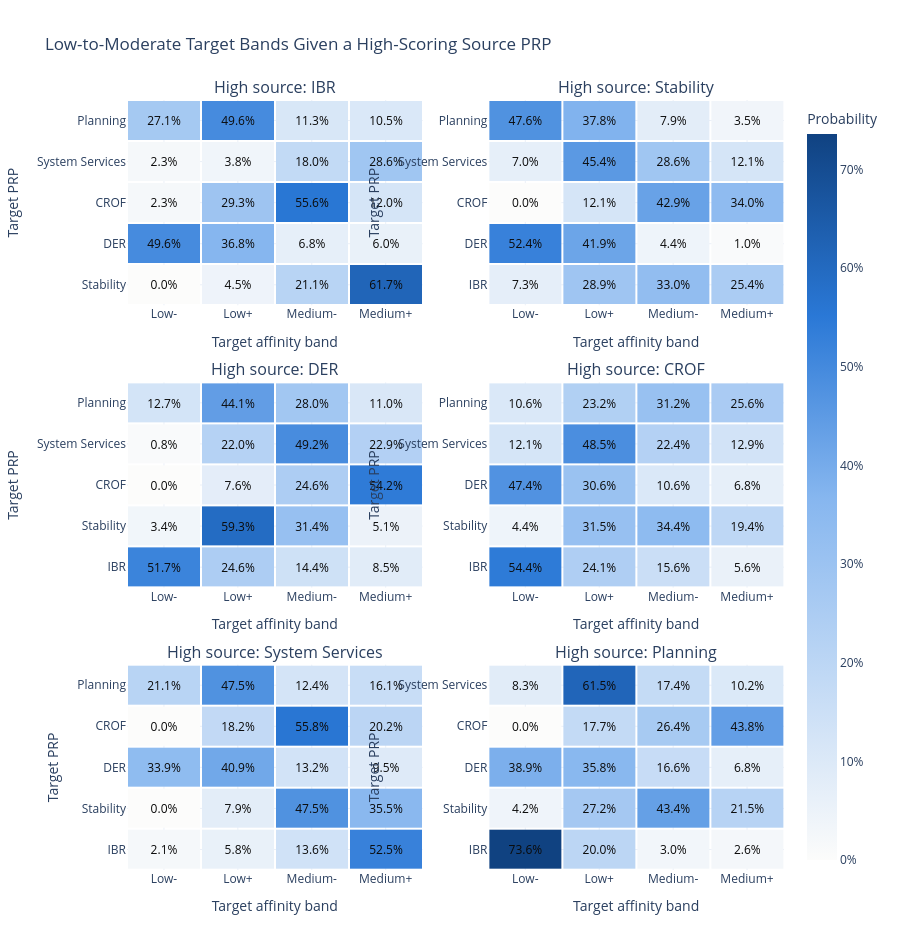

Notebook code cell kept with this figure:
### Code cell
import plotly.graph_objects as go
from plotly.subplots import make_subplots

source_prp_heatmaps = {}
for source_prp in programme_order:
    source_prp_heatmaps[source_prp] = (
        source_target_band_diversification_summary
        .query("Source_PRP == @source_prp")
        .pivot(
            index="Target_PRP",
            columns="Affinity_Band",
            values="Probability_of_Target_PRP_Band_given_High_Source_PRP",
        )
        .reindex(
            index=[prp for prp in programme_order if prp != source_prp],
            columns=target_band_order,
        )
    )

heatmap_figure = make_subplots(
    rows=3,
    cols=2,
    subplot_titles=[f"High source: {source_prp}" for source_prp in programme_order],
    vertical_spacing=0.1,
)

for index, source_prp in enumerate(programme_order):
    source_prp_heatmap = source_prp_heatmaps[source_prp]
    heatmap_figure.add_trace(
        go.Heatmap(
            z=source_prp_heatmap,
            x=source_prp_heatmap.columns,
            y=source_prp_heatmap.index,
            coloraxis="coloraxis",
            texttemplate="%{z:.1%}",
            textfont={"color": "#0b0b0b"},
            xgap=2,
            ygap=2,
            hovertemplate=(
                f"High source PRP: {source_prp}<br>"
                "Target PRP: %{y}<br>"
                "Affinity band: %{x}<br>"
                "Probability: %{z:.1%}<extra></extra>"
            ),
        ),
        row=index // 2 + 1,
        col=index % 2 + 1,
    )

heatmap_figure.update_layout(
    title="Target Affinity Bands Given a High-Scoring Source PRP",
    height=950,
    template="plotly_white",
    coloraxis={
        "colorscale": [
            [0, "#fcfcfb"],
            [0.5, "#86b6ef"],
            [0.75, "#2a78d6"],
            [1, "#104281"],
        ],
        "cmin": 0,
        "cmax": source_target_band_diversification_summary[
            "Probability_of_Target_PRP_Band_given_High_Source_PRP"
        ].max(),
        "colorbar": {"title": "Probability", "tickformat": ".0%"},
    },
)
heatmap_figure.update_xaxes(title_text="Target affinity band")
heatmap_figure.update_yaxes(title_text="Target PRP")
heatmap_figure.show()

### Figure 1 — Plotly figure (JSON) as saved in the notebook; plotly's stock layout.template omitted (floating-point values rounded to 4 significant figures)
{"data": [{"coloraxis": "coloraxis", "hovertemplate": "High source PRP: IBR<br>Target PRP: %{y}<br>Affinity band: %{x}<br>Probability: %{z:.1%}<extra></extra>", "textfont": {"color": "#0b0b0b"}, "texttemplate": "%{z:.1%}", "type": "heatmap", "x": ["Low-", "Low+", "Medium-", "Medium+"], "xaxis": "x", "xgap": 2, "y": ["Stability", "DER", "CROF", "System Services", "Planning"], "yaxis": "y", "ygap": 2, "z": [[0.0, 0.04511, 0.2105, 0.6165], [0.4962, 0.3684, 0.06767, 0.06015], [0.02256, 0.2932, 0.5564, 0.1203], [0.02256, 0.03759, 0.1805, 0.2857], [0.2707, 0.4962, 0.1128, 0.1053]]}, {"coloraxis": "coloraxis", "hovertemplate": "High source PRP: Stability<br>Target PRP: %{y}<br>Affinity band: %{x}<br>Probability: %{z:.1%}<extra></extra>", "textfont": {"color": "#0b0b0b"}, "texttemplate": "%{z:.1%}", "type": "heatmap", "x": ["Low-", "Low+", "Medium-", "Medium+"], "xaxis": "x2", "xgap": 2, "y": ["IBR", "DER", "CROF", "System Services", "Planning"], "yaxis": "y2", "ygap": 2, "z": [[0.07302, 0.2889, 0.3302, 0.254], [0.5238, 0.419, 0.04444, 0.009524], [0.0, 0.1206, 0.4286, 0.3397], [0.06984, 0.454, 0.2857, 0.1206], [0.4762, 0.3778, 0.07937, 0.03492]]}, {"coloraxis": "coloraxis", "hovertemplate": "High source PRP: DER<br>Target PRP: %{y}<br>Affinity band: %{x}<br>Probability: %{z:.1%}<extra></extra>", "textfont": {"color": "#0b0b0b"}, "texttemplate": "%{z:.1%}", "type": "heatmap", "x": ["Low-", "Low+", "Medium-", "Medium+"], "xaxis": "x3", "xgap": 2, "y": ["IBR", "Stability", "CROF", "System Services", "Planning"], "yaxis": "y3", "ygap": 2, "z": [[0.5169, 0.2458, 0.1441, 0.08475], [0.0339, 0.5932, 0.3136, 0.05085], [0.0, 0.07627, 0.2458, 0.5424], [0.008475, 0.2203, 0.4915, 0.2288], [0.1271, 0.4407, 0.2797, 0.1102]]}, {"coloraxis": "coloraxis", "hovertemplate": "High source PRP: CROF<br>Target PRP: %{y}<br>Affinity band: %{x}<br>Probability: %{z:.1%}<extra></extra>", "textfont": {"color": "#0b0b0b"}, "texttemplate": "%{z:.1%}", "type": "heatmap", "x": ["Low-", "Low+", "Medium-", "Medium+"], "xaxis": "x4", "xgap": 2, "y": ["IBR", "Stability", "DER", "System Services", "Planning"], "yaxis": "y4", "ygap": 2, "z": [[0.5441, 0.2412, 0.1559, 0.05588], [0.04412, 0.3147, 0.3441, 0.1941], [0.4735, 0.3059, 0.1059, 0.06765], [0.1206, 0.4853, 0.2235, 0.1294], [0.1059, 0.2324, 0.3118, 0.2559]]}, {"coloraxis": "coloraxis", "hovertemplate": "High source PRP: System Services<br>Target PRP: %{y}<br>Affinity band: %{x}<br>Probability: %{z:.1%}<extra></extra>", "textfont": {"color": "#0b0b0b"}, "texttemplate": "%{z:.1%}", "type": "heatmap", "x": ["Low-", "Low+", "Medium-", "Medium+"], "xaxis": "x5", "xgap": 2, "y": ["IBR", "Stability", "DER", "CROF", "Planning"], "yaxis": "y5", "ygap": 2, "z": [[0.02066, 0.05785, 0.1364, 0.5248], [0.0, 0.07851, 0.4752, 0.3554], [0.3388, 0.4091, 0.1322, 0.09504], [0.0, 0.1818, 0.5579, 0.2025], [0.2107, 0.4752, 0.124, 0.1612]]}, {"coloraxis": "coloraxis", "hovertemplate": "High source PRP: Planning<br>Target PRP: %{y}<br>Affinity band: %{x}<br>Probability: %{z:.1%}<extra></extra>", "textfont": {"color": "#0b0b0b"}, "texttemplate": "%{z:.1%}", "type": "heatmap", "x": ["Low-", "Low+", "Medium-", "Medium+"], "xaxis": "x6", "xgap": 2, "y": ["IBR", "Stability", "DER", "CROF", "System Services"], "yaxis": "y6", "ygap": 2, "z": [[0.7358, 0.2, 0.03019, 0.02642], [0.04151, 0.2717, 0.434, 0.2151], [0.3887, 0.3585, 0.166, 0.06792], [0.0, 0.1774, 0.2642, 0.4377], [0.08302, 0.6151, 0.1736, 0.1019]]}], "layout": {"annotations": [{"font": {"size": 16}, "showarrow": false, "text": "High source: IBR", "x": 0.225, "xanchor": "center", "xref": "paper", "y": 1, "yanchor": "bottom", "yref": "paper"}, {"font": {"size": 16}, "showarrow": false, "text": "High source: Stability", "x": 0.775, "xanchor": "center", "xref": "paper", "y": 1, "yanchor": "bottom", "yref": "paper"}, {"font": {"size": 16}, "showarrow": false, "text": "High source: DER", "x": 0.225, "xanchor": "center", "xref": "paper", "y": 0.6333, "yanchor": "bottom", "yref": "paper"}, {"font": {"size": 16}, "showarrow": false, "text": "High source: CROF", "x": 0.775, "xanchor": "center", "xref": "paper", "y": 0.6333, "yanchor": "bottom", "yref": "paper"}, {"font": {"size": 16}, "showarrow": false, "text": "High source: System Services", "x": 0.225, "xanchor": "center", "xref": "paper", "y": 0.2667, "yanchor": "bottom", "yref": "paper"}, {"font": {"size": 16}, "showarrow": false, "text": "High source: Planning", "x": 0.775, "xanchor": "center", "xref": "paper", "y": 0.2667, "yanchor": "bottom", "yref": "paper"}], "coloraxis": {"cmax": 0.7358, "cmin": 0, "colorbar": {"tickformat": ".0%", "title": {"text": "Probability"}}, "colorscale": [[0, "#fcfcfb"], [0.5, "#86b6ef"], [0.75, "#2a78d6"], [1, "#104281"]]}, "height": 950, "title": {"text": "Low-to-Moderate Target Bands Given a High-Scoring Source PRP"}, "xaxis": {"anchor": "y", "domain": [0, 0.45], "title": {"text": "Target affinity band"}}, "xaxis2": {"anchor": "y2", "domain": [0.55, 1], "title": {"text": "Target affinity band"}}, "xaxis3": {"anchor": "y3", "domain": [0, 0.45], "title": {"text": "Target affinity band"}}, "xaxis4": {"anchor": "y4", "domain": [0.55, 1], "title": {"text": "Target affinity band"}}, "xaxis5": {"anchor": "y5", "domain": [0, 0.45], "title": {"text": "Target affinity band"}}, "xaxis6": {"anchor": "y6", "domain": [0.55, 1], "title": {"text": "Target affinity band"}}, "yaxis": {"anchor": "x", "domain": [0.7333, 1], "title": {"text": "Target PRP"}}, "yaxis2": {"anchor": "x2", "domain": [0.7333, 1], "title": {"text": "Target PRP"}}, "yaxis3": {"anchor": "x3", "domain": [0.3667, 0.6333], "title": {"text": "Target PRP"}}, "yaxis4": {"anchor": "x4", "domain": [0.3667, 0.6333], "title": {"text": "Target PRP"}}, "yaxis5": {"anchor": "x5", "domain": [0, 0.2667], "title": {"text": "Target PRP"}}, "yaxis6": {"anchor": "x6", "domain": [0, 0.2667], "title": {"text": "Target PRP"}}}}
